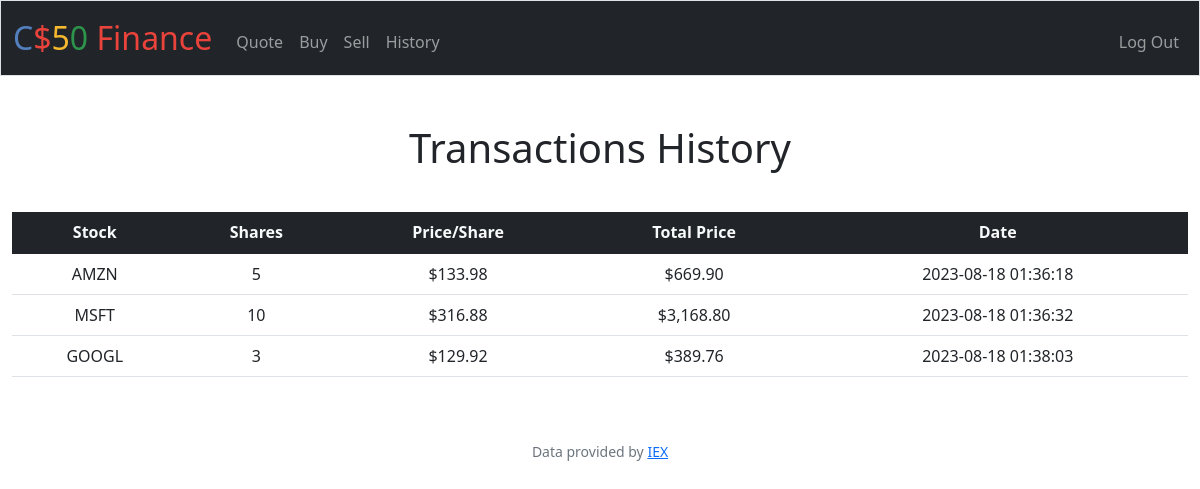
/history (signed in), run on an earlier commit of the app's database.
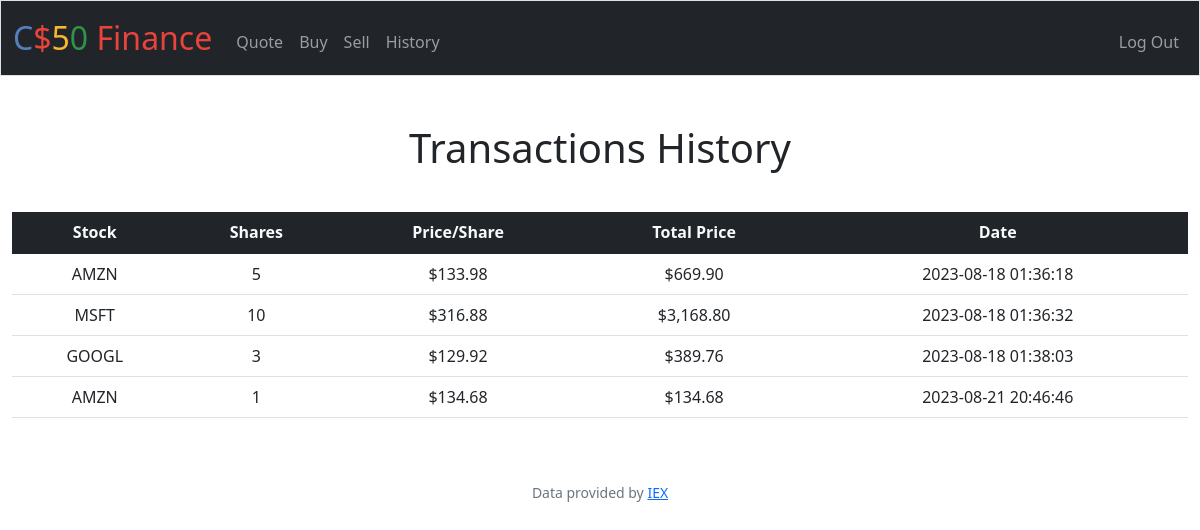
And on a later commit of the database.
### tables this page shows
CREATE TABLE transactions (id INTEGER PRIMARY KEY AUTOINCREMENT, user_id INTEGER, symbol TEXT, shares INTEGER, price FLOAT, date TIMESTAMP);

### app.py (the view)
@app.route("/history")
@login_required
def history():
    user_id = session["user_id"]
    stock_details = db.execute("SELECT symbol, shares, price, date FROM transactions WHERE user_id = ? GROUP BY date", user_id)
    return render_template("history.html", stock_details = stock_details)

### app.py (called while the page is built)
@app.after_request
def after_request(response):
    response.headers["Cache-Control"] = "no-cache, no-store, must-revalidate"
    response.headers["Expires"] = 0
    response.headers["Pragma"] = "no-cache"
    return response

### helpers.py (called while the page is built)
def login_required(f):
    @wraps(f)
    def decorated_function(*args, **kwargs):
        if session.get("user_id") is None:
            return redirect("/login")
        return f(*args, **kwargs)
    return decorated_function

def usd(value):
    return f"${value:,.2f}"

### templates/history.html (shortened to what this page needs)
{% extends "layout.html" %}
{% block main %}
    <h1 class="text-center">Transactions History</h1>
    <table class="table">
      <thead class="bg-dark text-light">
        <tr>
          <th scope="col">Stock</th>
          <th scope="col">Shares</th>
          <th scope="col">Price/Share</th>
          <th scope="col">Total Price</th>
          <th scope="col">Date</th>
        </tr>
      </thead>
      <tb>
      {% for stock in stock_details %}
      <tr>
        <td>{{ stock.symbol }}</td>
        <td>{{ stock.shares }}</td>
        <td>{{ stock.price|usd }}</td>
        <td>{{ (stock.shares * stock.price)| usd }}</td>
        <td>{{ stock.date }}</td>
      </tr>
      {% endfor %}
      </tb>
    </table>
{% endblock %}

### templates/layout.html (shortened to what this page needs)
<!DOCTYPE html>
<html lang="en">
    <head>
        <link href="https://cdn.jsdelivr.net/npm/bootstrap@5.1.3/dist/css/bootstrap.min.css" rel="stylesheet">
        <link href="/static/styles.css" rel="stylesheet">
    </head>
    <body>
        <nav class="bg-dark border navbar navbar-expand-md navbar-dark">
            <div class="container-fluid">
                <a class="navbar-brand" href="/"><span class="blue">C</span><span class="red">$</span><span class="yellow">5</span><span class="green">0</span> <span class="red">Finance</span></a>
                <div class="collapse navbar-collapse" id="navbar">
                    {% if session["user_id"] %}
                        <ul class="navbar-nav me-auto mt-2">
                            <li class="nav-item"><a class="nav-link" href="/quote">Quote</a></li>
                            <li class="nav-item"><a class="nav-link" href="/buy">Buy</a></li>
                            <li class="nav-item"><a class="nav-link" href="/sell">Sell</a></li>
                            <li class="nav-item"><a class="nav-link" href="/history">History</a></li>
                        </ul>
                        <ul class="navbar-nav ms-auto mt-2">
                            <li class="nav-item"><a class="nav-link" href="/logout">Log Out</a></li>
                        </ul>
                    {% else %}
                        <ul class="navbar-nav ms-auto mt-2">
                            <li class="nav-item"><a class="nav-link" href="/register">Register</a></li>
                            <li class="nav-item"><a class="nav-link" href="/login">Log In</a></li>
                        </ul>
                    {% endif %}
                </div>
            </div>
        </nav>
        <main class="container-fluid py-5 text-center">
            {% block main %}{% endblock %}
        </main>
        <footer class="mb-5 small text-center text-muted">
            Data provided by <a href="https://iexcloud.io/">IEX</a>
        </footer>
    </body>
</html>

### static/styles.css (style rules this page uses)
nav .navbar-brand { font-size: xx-large; }
nav .navbar-brand .blue { color: #537fbe; }
nav .navbar-brand .red { color: #ea433b; }
nav .navbar-brand .yellow { color: #f5b82e; }
nav .navbar-brand .green { color: #2e944b; }
h1 { margin-bottom: 40px; }

What changed in the data, as far as the page shows it:
added transactions: symbol "AMZN", shares "1", price "$134.68", (stock.shares*stock.price)|usd "$134.68", date "2023-08-21 20:46:46"
